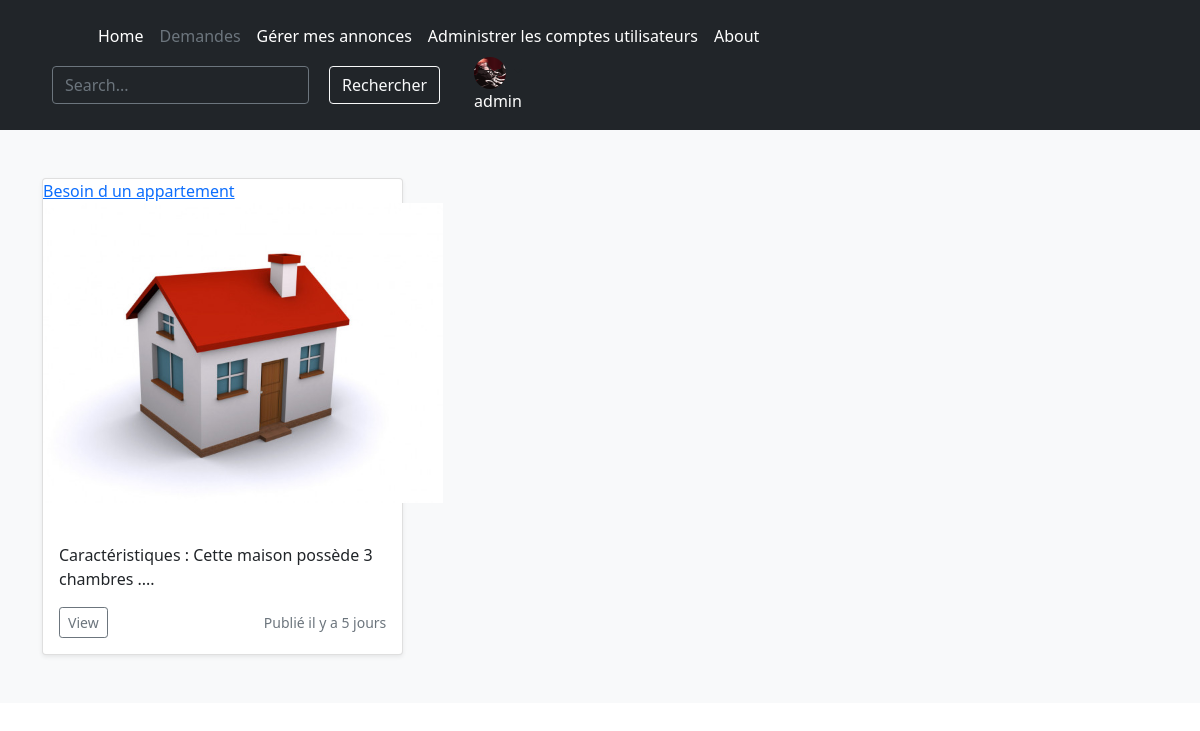
The page /Demande.php (signed in) on the database its author committed.
### tables this page shows
CREATE TABLE `logement` (
  `id` int(11) NOT NULL,
  `titre` varchar(5000) NOT NULL,
  `adresse` varchar(5000) NOT NULL,
  `prix` int(11) NOT NULL,
  `image` varchar(500) NOT NULL,
  `carac` varchar(10000) NOT NULL,
  `departement` varchar(50) NOT NULL,
  `type` varchar(50) NOT NULL,
  `status` int(11) NOT NULL DEFAULT 1,
  `categorie` varchar(255) NOT NULL,
  `login_createur` varchar(255) NOT NULL,
  `telephone` int(11) NOT NULL,
  `date` date NOT NULL DEFAULT '2002-02-27'
);

### Demande.php (the view, shortened to what this page needs)
<?php require_once('connection.php');
session_start();  ?>
<!doctype html>
<html lang="en">
  <head>
    <link rel="stylesheet" href="loccar_style.css">
<link href="css/bootstrap.min.css" rel="stylesheet">
    <link href="css/headers.css" rel="stylesheet">
  </head>
  <body>
 <header class="p-3 bg-dark text-white">
    <div class="container">
      <div class="d-flex flex-wrap align-items-center justify-content-center justify-content-lg-start">
        <a href="" class="d-flex align-items-center mb-2 mb-lg-0 text-white text-decoration-none">
          <svg class="bi me-2" width="40" height="32" role="img" aria-label="Bootstrap"><use xlink:href="#bootstrap"/></svg>
        </a>
        <ul class="nav col-12 col-lg-auto me-lg-auto mb-2 justify-content-center mb-md-0">
          <li><a href="index.php" class="nav-link px-2 text-white">Home</a></li>
          <li><a href="Demande.php" class="nav-link px-2 text-secondary">Demandes</a></li>
          <li><a href="Gérerannonces.php" class="nav-link px-2 text-white">Gérer mes annonces </a></li>
          <?php if (strcmp($_SESSION['monlogin'], "admin")==0) {
                   echo ' <li><a href="" class="nav-link px-2 text-white">Administrer les comptes utilisateurs </a></li>';
                }
          ?>
          <li><a href="" class="nav-link px-2 text-white">About</a></li>
        </ul>
        <form class="col-12 col-lg-auto mb-3 mb-lg-0 me-lg-3" method ="post" action="" >
          <table><td><input type="search" class="form-control form-control-dark" placeholder="Search..." aria-label="Search"></td>
          <td><input class="btn btn-outline-light me-2" type="submit" name="btsubmit" value="Rechercher"> </td>
          </table>
        </form>
        <?php
            if ($_SESSION['monlogin']) {
              echo'<div class="flex-shrink-0 dropdown">
              <a href="#" class="d-block link-dark text-decoration-none dropdown-toggle" id="dropdownUser2" data-bs-toggle="dropdown" aria-expanded="false">
                <img src="images/Bleach2020_10_26_16_57_28.jpg" alt="mdo" width="32" height="32" class="rounded-circle">
              </a>
              '.$_SESSION['monlogin'].'
              <ul class="dropdown-menu text-small shadow" aria-labelledby="dropdownUser2">
              <li><a class="dropdown-item" href="modifierprofil.php">Edit Profile</a></li>
              <li><a class="dropdown-item" href="deconnecter.php">Sign out</a></li>
              </ul>
            </div>' ;
            }else {
              echo '<div class="text-end">
          <a href="login.php"><button type="button" class="btn btn-outline-light me-2">Login</button></a>
          <a  href="inscription.php"><button type="button" class="btn btn-warning">Sign-up</button></a>
        </div>
         ';
         }?>
      </div>
    </div>
  </header>
  <main>
  <?php
        if(isset($_POST['btsubmit'])){
            $mot=$_POST['motcle'];
            $requete="SELECT *from logement where titre LIKE BINARY '%$mot%' and status=1 and categorie='demande'";
            $resultat=mysqli_query($conn, $requete);
               echo " ".mysqli_error($conn);
        }
        else{
            $requete="SELECT *from logement  where categorie='demande'";
            $resultat=mysqli_query($conn, $requete);
           }
           if (mysqli_num_rows($resultat)> 0) {
            ?>
  <div class="album py-5 bg-light">
         <div class="container">
            <div class="row row-cols-1 row-cols-sm-2 row-cols-md-3 g-3">
             <?php
   while($ligne=mysqli_fetch_assoc($resultat)){
       ?>
            <div class="col">
              <td>
                <div class="card shadow-sm">
                <a href="afficherannonce.php?idannonce=<?php echo $ligne['id']?>"><?php echo $ligne['titre']?></a>
                <img src='<?php echo $ligne['image']?>' alt="Image" height="300" width="400"  ><br>
                  <div class="card-body">
                    <p class="card-text"><?php echo "Caractéristiques : ".substr($ligne['carac'],0,34)."...."?></p>
                    <div class="d-flex justify-content-between align-items-center">
                      <div class="btn-group">
                      <a href="afficherannonce.php?idannonce=<?php echo $ligne['id']?>"><button type="button" class="btn btn-sm btn-outline-secondary">View</button></a>
                      </div>
                      <?php
                      $sql = "SELECT CURDATE() AS dat";
                      $result=mysqli_query($conn,$sql);
                      $li=mysqli_fetch_assoc($result);
                      $date=$li['dat'];
                      $date2=$ligne['date'];
                      $req="SELECT DATEDIFF('$date','$date2') AS nb_jours";
                      $tmp=mysqli_query($conn,$req);
                      $lligne=mysqli_fetch_assoc($tmp);
                      if ($lligne['nb_jours']==0) {
                        echo '<small class="text-muted"> Publié il y a 0 jours  </small>';
                      }
                      else {
                        echo '<small class="text-muted">Publié il y a '.$lligne['nb_jours'].' jours  </small>';
                      }
                      ?>
                    </div>
                  </div>
                </div>
              </div>
              <?php } ?>
            </div>
          </div>
  </div>
  <?php } ?>
</main>
</body>
</html>

### css/loccar_style.css (style rules this page uses)
html,body { margin: 0; padding: 0; width: 100%;height: 100%; }
a { text-decoration: none; }
table { caption-side: bottom; }
th,td { border: none; padding: 10px; }

### css/headers.css (style rules this page uses)
.form-control-dark { color: #fff; background-color: var(--bs-dark); border-color: var(--bs-gray); }
.bi { vertical-align: -.125em; fill: currentColor; }
.dropdown-toggle { outline: 0; }

### rows shown on the page
logement: titre "Besoin d un appartement", image (picture), carac "Cette maison possède 3 chambres", nb_jours "5"

### other values the page prints
$_SESSION['monlogin'] "admin"
